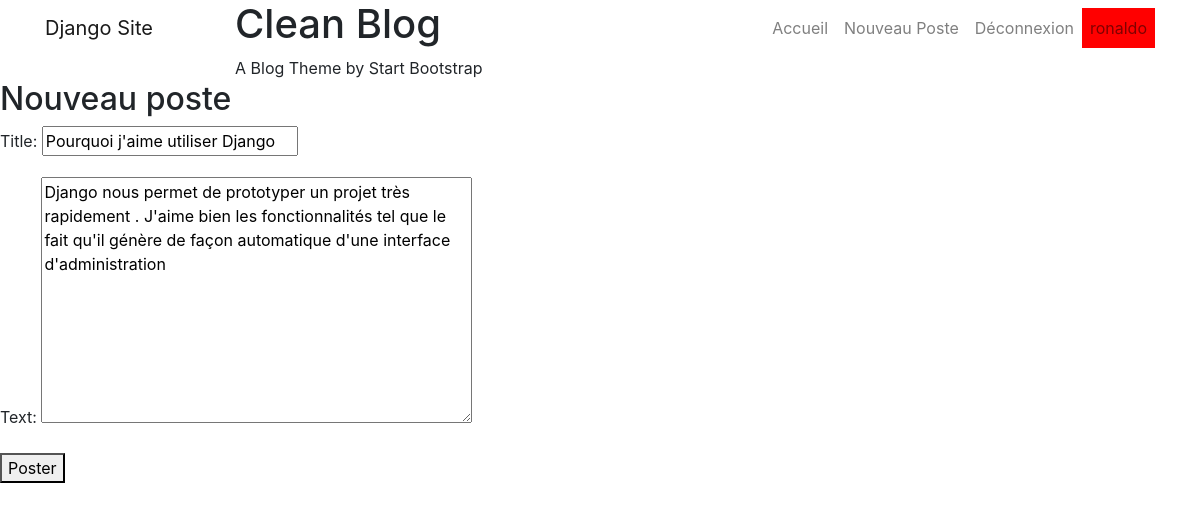
Page /post/edit/14 (signed in) on the committed database.
### blog/models.py (models this page shows, shortened)
class Post(models.Model):
	author = models.ForeignKey('auth.User',on_delete=models.CASCADE)
	title = models.CharField(max_length=200)
	text = models.TextField()
	created_date = models.DateTimeField(default=timezone.now)
	published_date = models.DateTimeField(blank=True,null=True)

### blog/views.py (the view)
# urls.py: path('post/edit/<int:id>',views.post_edit,name='post_edit'),
@login_required
def post_edit(request,id):
	post = get_object_or_404(Post,id=id)
	if request.method == 'POST':
		form = PostForm(request.POST,instance=post)
		if form.is_valid():
			post = form.save(commit=False)
			post.author = request.user
			post.published_date = timezone.now()
			post.save()
			return redirect('post_detail',id=post.pk)
	else:
		form = PostForm(instance=post)
	return render(request,'blog/post_edit.html',{'form':form})

### blog/forms.py
class PostForm(forms.ModelForm):
	class Meta:
		model = Post
		fields=('title','text')

### blog/templates/blog/post_edit.html (shortened to what this page needs)
{% extends "base.html" %}
{% block content%}
 {% include '_blog_header.html' %}
<h2>Nouveau poste</h2>
<form method="POST" action="">
	{{ form.as_p }}
	<button type="submit">Poster</button>
</form>
{% endblock%}

### templates/nav.html (shortened to what this page needs)
  <nav class="navbar navbar-expand-lg navbar-light fixed-top" id="mainNav">
    <div class="container">
      <a class="navbar-brand" href="{% url 'post_list' %}">Django Site</a>
      <div class="collapse navbar-collapse" id="navbarResponsive">
        <ul class="navbar-nav ml-auto">
          <li class="nav-item">
            <a class="nav-link" href="{% url 'post_list' %}">Accueil</a>
          </li>
      {% if user.is_authenticated %}
          <li class="nav-item">
            <a class="nav-link" href="{% url 'post_new' %}">Nouveau Poste</a>
          </li>
      {% endif %}
    {% if not user.is_authenticated %}
    <li class="nav-item">
            <a class="nav-link" href="{% url 'login' %}">Connexion</a>
          </li>
          <li class="nav-item">
            <a class="nav-link" href="{% url 'signup' %}">Inscription</a>
          </li>
    {% else %}
    <li class="nav-item">
            <a class="nav-link" href="{% url 'logout' %}">Déconnexion</a>
          </li>
      {% endif %}
         {% if user.is_authenticated %}
          <li style="background-color: red;" class="nav-item">
            <a class="nav-link" href="{% url 'post_new' %}">{{user.username}}</a>
          </li>
      {% endif %}
        </ul>
      </div>
    </div>
  </nav>

### rows in the picture
Post: title "Pourquoi j'aime utiliser Django", text "Django nous permet de prototyper un projet très rapidement . J'aime bien les fonctionnalités tel que le fait qu'il génère de façon automatique d'une interface d'administration"

### other values in the picture
{{ user.username }} "ronaldo"
